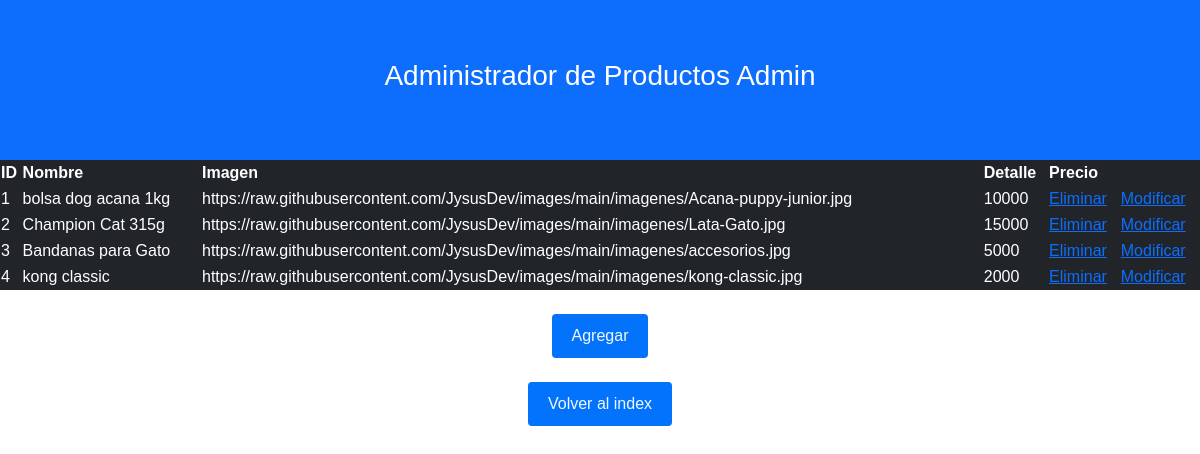
/Admin_Producto, run on the app's committed database.
### index/models.py (models this page shows, shortened)
class Producto(models.Model):
    id_producto         =models.AutoField(db_column='idProducto', primary_key=True)
    nom_producto        =models.CharField(max_length=20)
    img_producto        =models.CharField(max_length=100)
    id_tipoArticulo     = models.ForeignKey('TipoArticulo',on_delete=models.CASCADE, db_column='idTipoArticulo', default=0)
    id_tipoMascota      = models.ForeignKey('TipoMascota',on_delete=models.CASCADE, db_column='idTipoMascota', default=0)
    detalle_producto    =models.CharField(max_length=50)
    precio_producto     =models.IntegerField()

### index/views.py (the view)
# urls.py: path('Admin_Producto', views.adminProduct,name='product_admin'),
def adminProduct(request):
    lista_productos = Producto.objects.all()
    context = {"Productos":lista_productos}
    return render(request,'index/Product_admin.html', context)

### index/templates/index/Product_admin.html (shortened to what this page needs)
{% load static %}
<!DOCTYPE html>
<html lang="en">
<head>
    <link href="https://cdn.jsdelivr.net/npm/bootstrap@5.0.2/dist/css/bootstrap.min.css" rel="stylesheet"
>
    <link rel="stylesheet" href="{% static 'css/login.css' %}">
</head>
<body>
    <div class="title container- bg-primary text-white">
        <h3>Administrador de Productos Admin</h3>
    </div>
    <table class="container-fluid bg-dark text-white">
        {% if Productos %}
            <th>ID</th>
            <th>Nombre</th>
            <th>Imagen</th>
            <th>Detalle</th>
            <th>Precio</th>
            {% for tmp in Productos %}
                <tr>
                    <td>{{tmp.id_producto}}</td>
                    <td>{{tmp.nom_producto}}</td>
                    <td>{{tmp.img_producto}}</td>
                    <td>{{tmp.precio_producto}}</td>
                    <td><a href="{% url 'producto_del' pk=tmp.id_producto%}">Eliminar</a></td>
                    <td><a href="{% url 'producto_find' pk=tmp.id_producto%}">Modificar</a></td>
                </tr>
            {% endfor %}
        {% endif %}
    </table>
    <br>
    <div class="boton">
        <button  type="button">
            <a href="{% url 'producto_add' %}">Agregar</a>
        </button>
    </div>
    <br>
    <div class="boton">
        <button  type="button">
            <a href="{% url 'index' %}">Volver al index</a>
        </button>
    </div>
</body>
</html>

### index/static/css/login.css (style rules this page uses)
* { margin: 0; box-sizing: border-box; font-family: 'Ubuntu', sans-serif; }
.title { display: flex; align-items: center; justify-content: center; height: 20vh; }
.title h3 { text-align: center; }
.boton { display: flex; align-items: center; justify-content: center; }
.boton button { display: inline-block; padding: 10px 20px; background-color: #0373fc; color: white; font-size: 16px; text-align: center; text-decoration: none; border-radius: 4px; border: none; cursor: pointer; transition: background-color 0.3s; }
.boton button a { color: aliceblue; text-decoration: none; }

### data on the page
Producto: id_producto "1", nom_producto "bolsa dog acana 1kg", img_producto "https://raw.githubusercontent.com/JysusDev/images/main/imagenes/Acana-puppy-junior.jpg", precio_producto "10000"
Producto: id_producto "2", nom_producto "Champion Cat 315g", img_producto "https://raw.githubusercontent.com/JysusDev/images/main/imagenes/Lata-Gato.jpg", precio_producto "15000"
Producto: id_producto "3", nom_producto "Bandanas para Gato", img_producto "https://raw.githubusercontent.com/JysusDev/images/main/imagenes/accesorios.jpg", precio_producto "5000"
Producto: id_producto "4", nom_producto "kong classic", img_producto "https://raw.githubusercontent.com/JysusDev/images/main/imagenes/kong-classic.jpg", precio_producto "2000"
